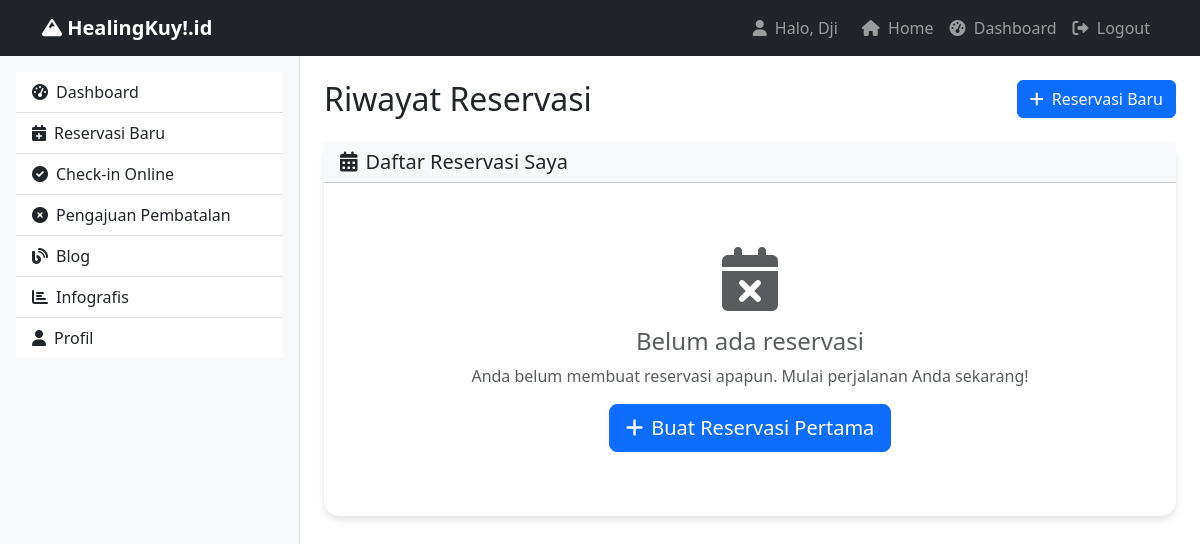
The page /user/reservations.php (signed in) on the database as committed earlier.
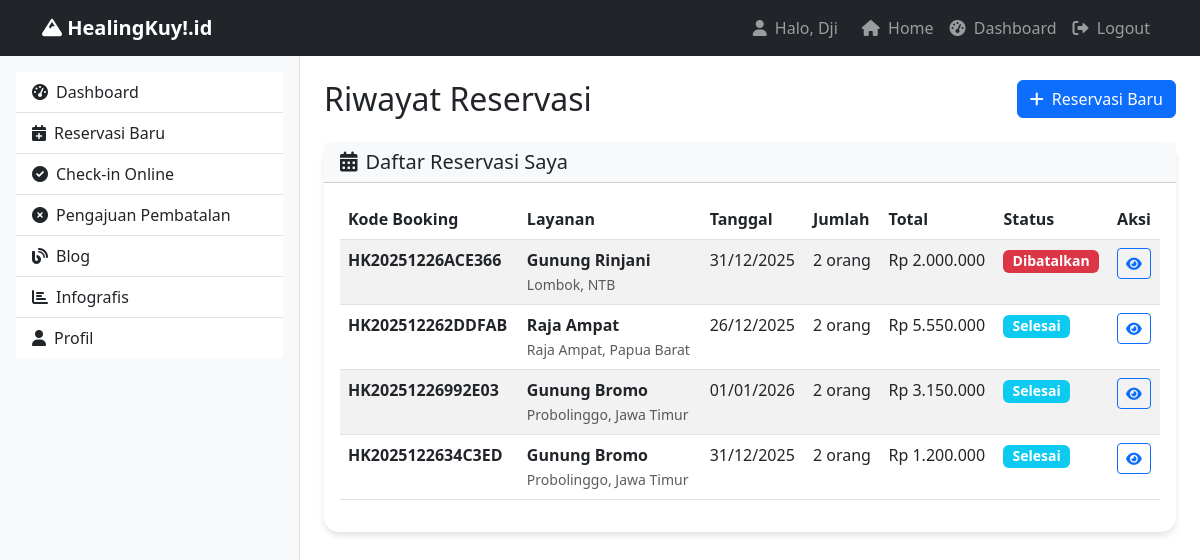
The same page on the database as committed later.
### tables this page shows
CREATE TABLE `reservations` (
  `id` int(11) NOT NULL,
  `user_id` int(11) NOT NULL,
  `service_id` int(11) NOT NULL,
  `booking_code` varchar(20) NOT NULL,
  `reservation_date` date NOT NULL,
  `guests` int(11) NOT NULL,
  `total_price` decimal(10,2) NOT NULL,
  `status` enum('pending','confirmed','cancelled','completed') DEFAULT 'pending',
  `special_requests` text DEFAULT NULL,
  `created_at` timestamp NOT NULL DEFAULT current_timestamp(),
  `hotel_id` int(11) DEFAULT NULL,
  `days` int(11) DEFAULT NULL,
  `nights` int(11) DEFAULT NULL,
  `service_total` decimal(10,2) DEFAULT NULL,
  `hotel_total` decimal(10,2) DEFAULT NULL
);

CREATE TABLE `services` (
  `id` int(11) NOT NULL,
  `name` varchar(200) NOT NULL,
  `type` enum('alam','buatan') NOT NULL,
  `location` varchar(255) NOT NULL,
  `description` text DEFAULT NULL,
  `price` decimal(10,2) NOT NULL,
  `capacity` int(11) NOT NULL,
  `image` varchar(255) DEFAULT NULL,
  `status` enum('active','inactive') DEFAULT 'active',
  `created_at` timestamp NOT NULL DEFAULT current_timestamp()
);

### user/reservations.php (the view, shortened to what the changed rows need)
<?php
include '../includes/config.php';
$reservations = $pdo->query("
    SELECT r.*, s.name as service_name, s.location
    FROM reservations r
    JOIN services s ON r.service_id = s.id
    WHERE r.user_id = " . $_SESSION['user_id'] . "
    ORDER BY r.created_at DESC
")->fetchAll();
?>
<!DOCTYPE html>
<html lang="id">
<head>
    <link href="https://cdn.jsdelivr.net/npm/bootstrap@5.3.0/dist/css/bootstrap.min.css" rel="stylesheet">
    <link href="https://cdnjs.cloudflare.com/ajax/libs/font-awesome/6.0.0/css/all.min.css" rel="stylesheet">
</head>
<body>
    <div class="container-fluid">
        <div class="row">
            <div class="col-md-9 p-4">
                <div class="d-flex justify-content-between align-items-center mb-4">
                    <h2 class="mb-0">Riwayat Reservasi</h2>
                </div>
                <div class="card">
                    <div class="card-body">
                        <?php if(empty($reservations)): ?>
                            <div class="text-center py-5">
                                <i class="fas fa-calendar-times fa-4x text-muted mb-3"></i>
                                <h4 class="text-muted">Belum ada reservasi</h4>
                                <p class="text-muted">Anda belum membuat reservasi apapun. Mulai perjalanan Anda sekarang!</p>
                                <a href="reservation.php" class="btn btn-primary btn-lg">
                                    <i class="fas fa-plus me-2"></i>Buat Reservasi Pertama
                                </a>
                            </div>
                        <?php else: ?>
                            <div class="table-responsive">
                                <table class="table table-striped">
                                    <thead>
                                        <tr>
                                            <th>Kode Booking</th>
                                            <th>Layanan</th>
                                            <th>Tanggal</th>
                                            <th>Jumlah</th>
                                            <th>Total</th>
                                            <th>Status</th>
                                            <th>Aksi</th>
                                        </tr>
                                    </thead>
                                    <tbody>
                                        <?php foreach($reservations as $reservation): ?>
                                        <tr>
                                            <td>
                                                <strong><?php echo $reservation['booking_code']; ?></strong>
                                            </td>
                                            <td>
                                                <div>
                                                    <strong><?php echo $reservation['service_name']; ?></strong>
                                                    <br>
                                                    <small class="text-muted"><?php echo $reservation['location']; ?></small>
                                                </div>
                                            </td>
                                            <td><?php echo date('d/m/Y', strtotime($reservation['reservation_date'])); ?></td>
                                            <td><?php echo $reservation['guests']; ?> orang</td>
                                            <td>Rp <?php echo number_format($reservation['total_price'], 0, ',', '.'); ?></td>
                                            <td>
                                                <span class="badge status-badge
                                                    <?php
                                                    switch($reservation['status']) {
                                                        case 'cancelled': echo 'bg-danger'; break;
                                                        case 'completed': echo 'bg-info'; break;
                                                    }
                                                    ?>
                                                ">
                                                    <?php
                                                    $status_text = [
                                                        'confirmed' => 'Dikonfirmasi',
                                                        'pending' => 'Menunggu',
                                                        'cancelled' => 'Dibatalkan',
                                                        'completed' => 'Selesai'
                                                    ];
                                                    echo $status_text[$reservation['status']] ?? ucfirst($reservation['status']);
                                                    ?>
                                                </span>
                                            </td>
                                            <td>
                                                <div class="btn-group btn-group-sm">
                                                    <a href="reservation_detail.php?id=<?php echo $reservation['id']; ?>" class="btn btn-outline-primary" title="Detail">
                                                        <i class="fas fa-eye"></i>
                                                    </a>
                                                </div>
                                            </td>
                                        </tr>
                                        <?php endforeach; ?>
                                    </tbody>
                                </table>
                            </div>
                        <?php endif; ?>
                    </div>
                </div>
            </div>
        </div>
    </div>
</body>
</html>

Rows that differ between the two databases and show on the page:
added reservations: booking_code "HK20251226ACE366", service.name "Gunung Rinjani", service.location "Lombok, NTB", reservation_date "31/12/2025", guests "2", total_price "2.000.000", status "Dibatalkan"
added reservations: booking_code "HK202512262DDFAB", service.name "Raja Ampat", service.location "Raja Ampat, Papua Barat", reservation_date "26/12/2025", guests "2", total_price "5.550.000", status "Selesai"
added reservations: booking_code "HK20251226992E03", service.name "Gunung Bromo", service.location "Probolinggo, Jawa Timur", reservation_date "01/01/2026", guests "2", total_price "3.150.000", status "Selesai"
added reservations: booking_code "HK2025122634C3ED", service.name "Gunung Bromo", service.location "Probolinggo, Jawa Timur", reservation_date "31/12/2025", guests "2", total_price "1.200.000", status "Selesai"
Other text that changed with them:
text no longer shown: "Belum ada reservasi Anda belum membuat reservasi apapun. Mulai perjalanan Anda sekarang! Buat Reservasi Pertama"
text now shown: "Kode Booking Layanan Tanggal Jumlah Total Status Aksi"
